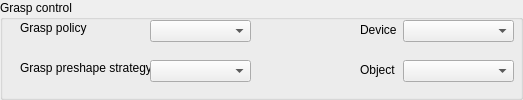
    <widget class="QGroupBox" name="groupBox_3" >
     <property name="minimumSize" >
      <size>
       <width>100</width>
       <height>100</height>
      </size>
     </property>
     <property name="title" >
      <string>Grasp control</string>
     </property>
     <widget class="QComboBox" name="_graspPolicyBox" >
      <property name="geometry" >
       <rect>
        <x>150</x>
        <y>20</y>
        <width>101</width>
        <height>22</height>
       </rect>
      </property>
     </widget>
     <widget class="QLabel" name="label_23" >
      <property name="geometry" >
       <rect>
        <x>20</x>
        <y>20</y>
        <width>71</width>
        <height>16</height>
       </rect>
      </property>
      <property name="text" >
       <string>Grasp policy</string>
      </property>
     </widget>
     <widget class="QLabel" name="label_24" >
      <property name="geometry" >
       <rect>
        <x>20</x>
        <y>60</y>
        <width>161</width>
        <height>16</height>
       </rect>
      </property>
      <property name="text" >
       <string>Grasp preshape strategy</string>
      </property>
     </widget>
     <widget class="QComboBox" name="_preshapeStratBox" >
      <property name="geometry" >
       <rect>
        <x>150</x>
        <y>60</y>
        <width>101</width>
        <height>22</height>
       </rect>
      </property>
     </widget>
     <widget class="QComboBox" name="_deviceBox" >
      <property name="geometry" >
       <rect>
        <x>403</x>
        <y>20</y>
        <width>111</width>
        <height>22</height>
       </rect>
      </property>
     </widget>
     <widget class="QLabel" name="label_25" >
      <property name="geometry" >
       <rect>
        <x>360</x>
        <y>20</y>
        <width>46</width>
        <height>20</height>
       </rect>
      </property>
      <property name="text" >
       <string>Device</string>
      </property>
     </widget>
     <widget class="QComboBox" name="_objectBox" >
      <property name="geometry" >
       <rect>
        <x>403</x>
        <y>60</y>
        <width>111</width>
        <height>22</height>
       </rect>
      </property>
     </widget>
     <widget class="QLabel" name="label_26" >
      <property name="geometry" >
       <rect>
        <x>360</x>
        <y>60</y>
        <width>46</width>
        <height>20</height>
       </rect>
      </property>
      <property name="text" >
       <string>Object</string>
      </property>
     </widget>
    </widget>
